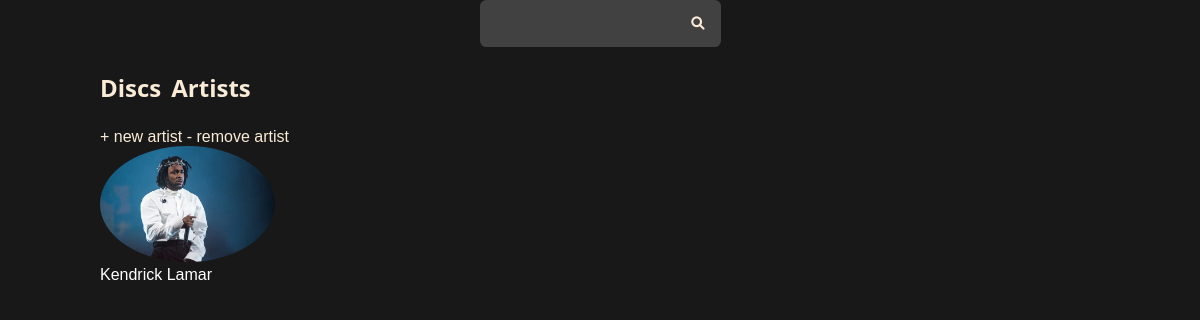
The app's page /artist/kendrick-lamar/, older data.
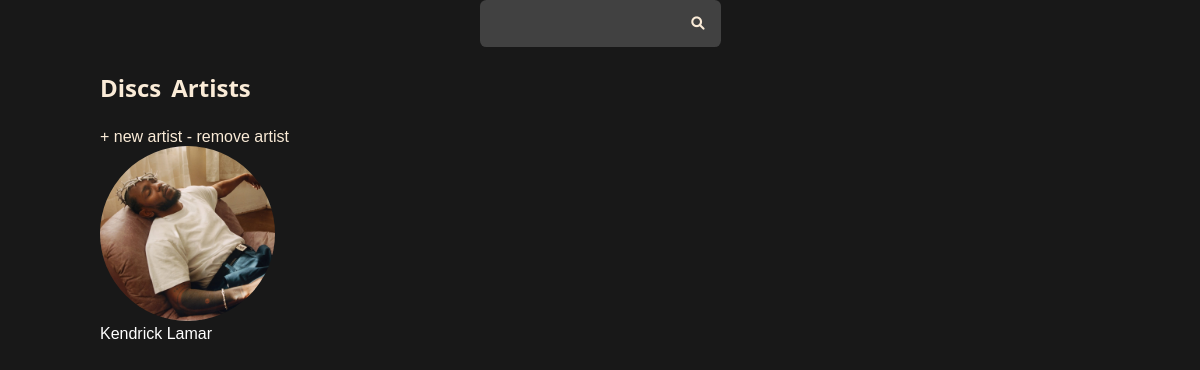
The same page, newer data.
### discs/models.py (models this page shows, shortened)
class Artist(models.Model):
    name = models.CharField(max_length=100)
    slug = models.SlugField(null=True)
    picture = models.ImageField(upload_to='pictures/%Y/%m/')
    owner = models.ForeignKey(User, on_delete=models.CASCADE)

### discs/views.py (the view)
# urls.py: path('artist/<slug:slug>/', views.artist_detail, name='artist-detail'),
def artist_detail(request, slug):
    artist = get_object_or_404(
        Artist, slug=slug)
    context = {'artist': artist}
    return render(request, 'discs/artist-detail.html', context)

### discs/templates/discs/artist-detail.html (shortened to what this page needs)
{% extends 'discs/base.html' %}
{% block content %}
      <a href="#">+ new artist</a>
      <a href="#">- remove artist</a>
         <p>
            <a href="{% url 'albums' artist.slug %}">
            <img src="{{ artist.picture.url }}" alt="{{ artist.name }}" style="max-width: 175px; height: auto;  border-radius: 50%;">
            </a>
         </p>
         <span>{{ artist.name }}</span>
{% endblock content %}

Row changes from the older to the newer data that the page shows:
changed Artist "Kendrick Lamar": picture: a different picture
